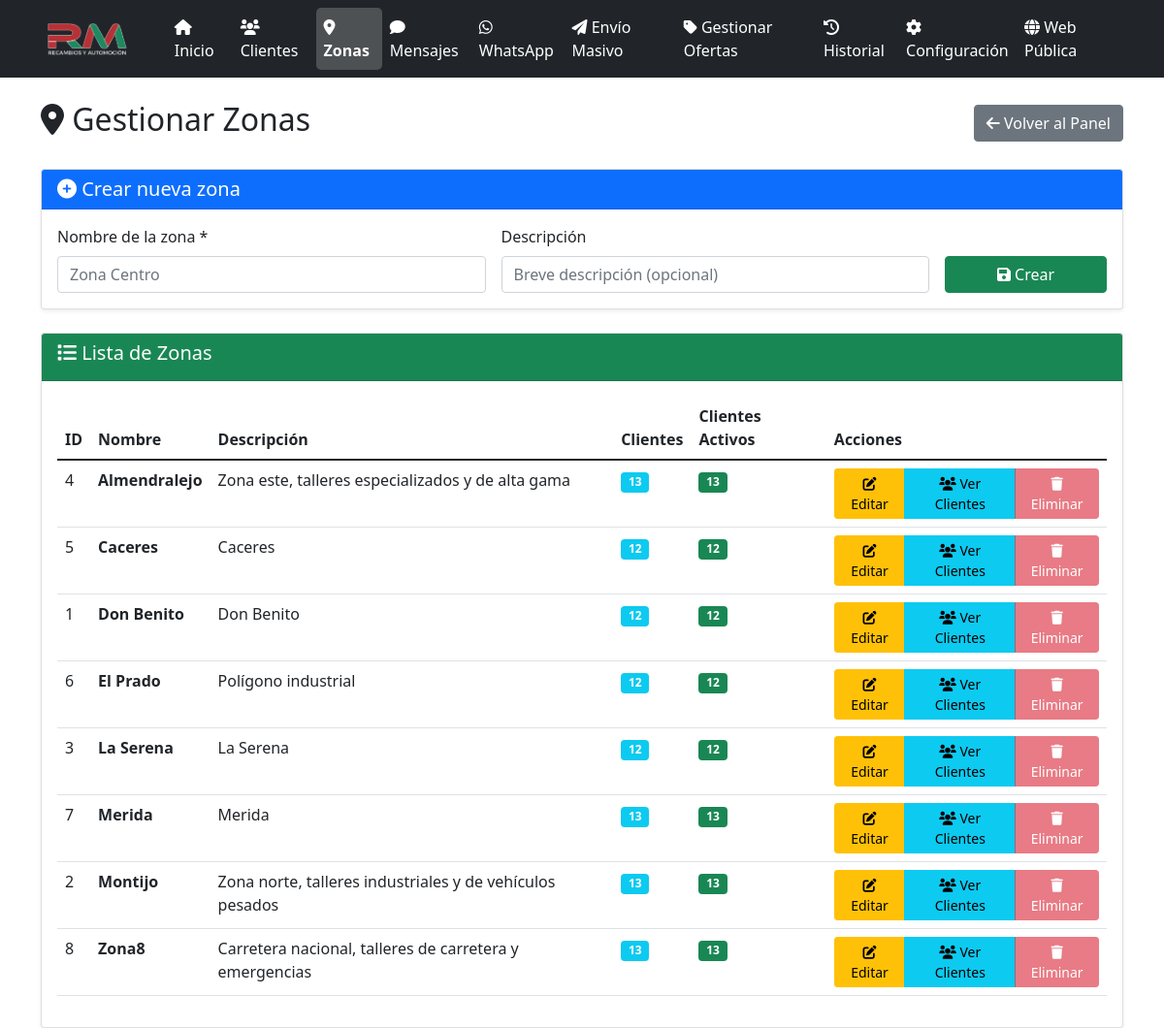
The app's page /zonas, older data.
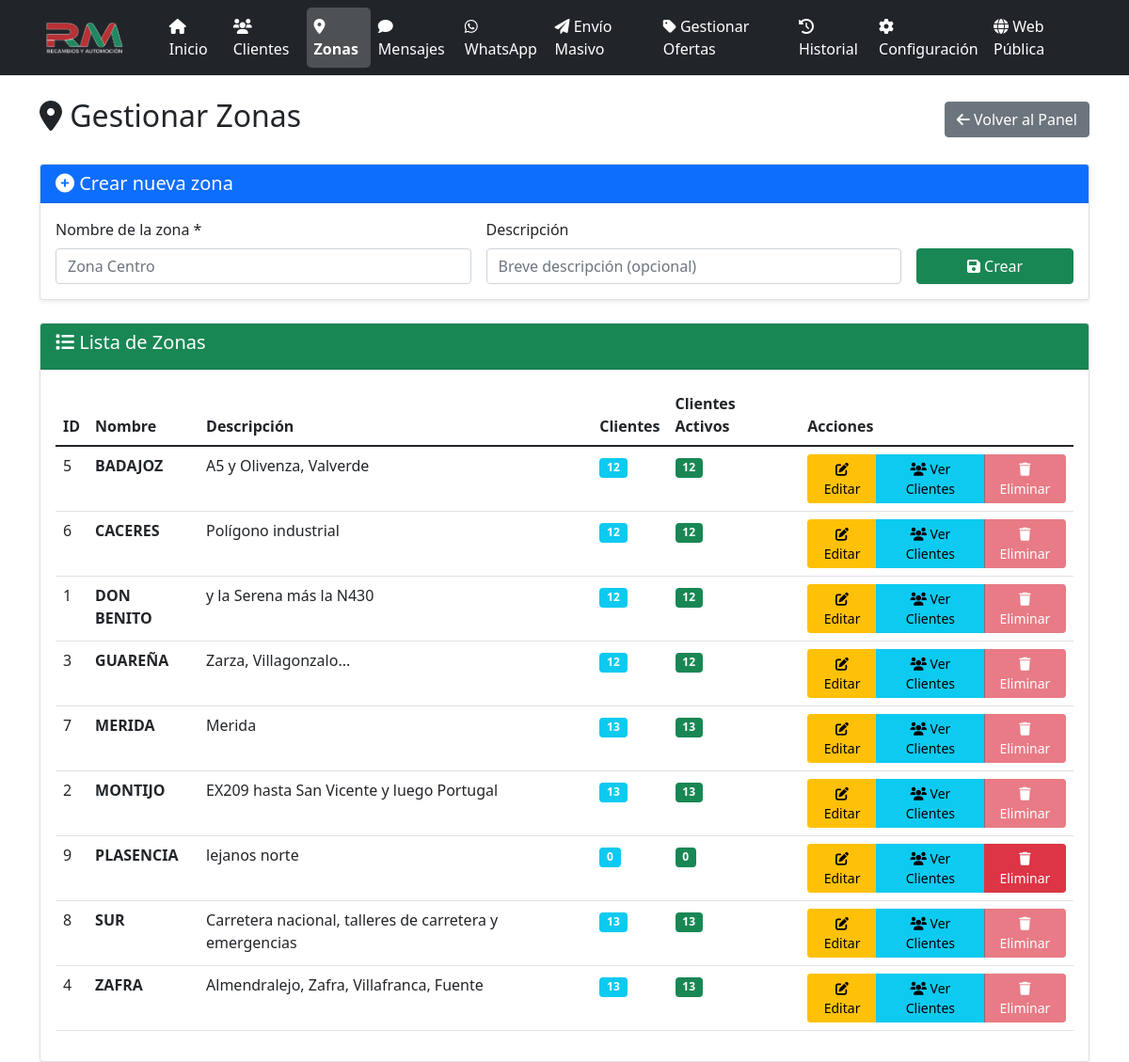
The same page, newer data.
### models.py (models this page shows, shortened)
class Zona(db.Model):
    id = db.Column(db.Integer, primary_key=True)
    nombre = db.Column(db.String(100), nullable=False)
    descripcion = db.Column(db.Text)
    created_at = db.Column(db.DateTime, default=datetime.utcnow)
    clientes = db.relationship('Cliente', backref='zona', lazy=True)

### app.py (the view)
@app.route('/zonas')
def zonas():
    zonas = Zona.query.order_by(Zona.nombre.asc()).all()
    zonas_data = [{'id': zona.id, 'nombre': zona.nombre} for zona in zonas]
    return render_template('zonas.html', zonas=zonas, zonas_data=zonas_data)

### app.py (called while the page is built, shortened)
@app.before_request
def _asegurar_scheduler():
    global _scheduler_iniciado

@app.before_request
def before_request():
    global _sistema_inicializado
    if not _sistema_inicializado and not app.config['DEBUG']:
        inicializar_sistema()

### templates/zonas.html (shortened to what this page needs)
{% extends "base.html" %}
{% block content %}
<div class="row">
    <div class="col-12">
        <div class="d-flex justify-content-between align-items-center mb-4">
            <h2><i class="fas fa-map-marker-alt"></i> Gestionar Zonas</h2>
            <a href="{{ url_for('panel') }}" class="btn btn-secondary">
                <i class="fas fa-arrow-left"></i> Volver al Panel
            </a>
        </div>
    </div>
</div>
<div class="row">
    <div class="col-12">
        <div class="card mb-4">
            <div class="card-header bg-primary text-white">
                <h5 class="mb-0"><i class="fas fa-plus-circle"></i> Crear nueva zona</h5>
            </div>
            <div class="card-body">
                <form method="POST" action="{{ url_for('crear_zona') }}" class="row g-3">
                    <div class="col-md-5">
                        <label class="form-label">Nombre de la zona *</label>
                        <input type="text" class="form-control" name="nombre" placeholder="Zona Centro" required>
                    </div>
                    <div class="col-md-5">
                        <label class="form-label">Descripción</label>
                        <input type="text" class="form-control" name="descripcion" placeholder="Breve descripción (opcional)">
                    </div>
                    <div class="col-md-2 d-flex align-items-end">
                        <button type="submit" class="btn btn-success w-100">
                            <i class="fas fa-save"></i> Crear
                        </button>
                    </div>
                </form>
            </div>
        </div>
        <div class="card">
            <div class="card-header bg-success text-white">
                <h5><i class="fas fa-list"></i> Lista de Zonas</h5>
            </div>
            <div class="card-body">
                {% if zonas %}
                <div class="table-responsive">
                    <table class="table table-hover">
                        <thead>
                            <tr>
                                <th>ID</th>
                                <th>Nombre</th>
                                <th>Descripción</th>
                                <th>Clientes</th>
                                <th>Clientes Activos</th>
                                <th>Acciones</th>
                            </tr>
                        </thead>
                        <tbody>
                            {% for zona in zonas %}
                            <tr>
                                <td>{{ zona.id }}</td>
                                <td><strong>{{ zona.nombre }}</strong></td>
                                <td>{{ zona.descripcion or 'Sin descripción' }}</td>
                                <td>
                                    <span class="badge bg-info">{{ zona.clientes|length }}</span>
                                </td>
                                <td>
                                    <span class="badge bg-success">
                                        {{ zona.clientes|selectattr('activo')|list|length }}
                                    </span>
                                </td>
                                <td>
                                    <div class="btn-group" role="group">
                                        <a href="{{ url_for('editar_zona', zona_id=zona.id) }}"
                                           class="btn btn-warning btn-sm">
                                            <i class="fas fa-edit"></i> Editar
                                        </a>
                                        <a href="{{ url_for('clientes', zona_id=zona.id) }}"
                                           class="btn btn-info btn-sm">
                                            <i class="fas fa-users"></i> Ver Clientes
                                        </a>
                                        {% if zona.clientes|selectattr('activo')|list|length == 0 %}
                                        <button type="button" class="btn btn-danger btn-sm"
                                                onclick="confirmarEliminacion({{ zona.id }}, '{{ zona.nombre }}')">
                                            <i class="fas fa-trash"></i> Eliminar
                                        </button>
                                        {% else %}
                                        <button type="button" class="btn btn-danger btn-sm" disabled
                                                title="No se puede eliminar porque tiene clientes activos">
                                            <i class="fas fa-trash"></i> Eliminar
                                        </button>
                                        {% endif %}
                                    </div>
                                </td>
                            </tr>
                            {% endfor %}
                        </tbody>
                    </table>
                </div>
                {% else %}
                <div class="text-center py-4">
                    <i class="fas fa-map-marker-alt fa-3x text-muted mb-3"></i>
                    <h5 class="text-muted">No hay zonas registradas</h5>
                    <p class="text-muted">Las zonas se crean automáticamente al inicializar el sistema</p>
                </div>
                {% endif %}
            </div>
        </div>
    </div>
</div>
{% endblock %}

### templates/base.html (shortened to what this page needs)
<!DOCTYPE html>
<html lang="es">
<head>
    <link href="https://cdn.jsdelivr.net/npm/bootstrap@5.1.3/dist/css/bootstrap.min.css" rel="stylesheet">
    <link href="https://cdnjs.cloudflare.com/ajax/libs/font-awesome/6.0.0/css/all.min.css" rel="stylesheet">
</head>
<body>
    <nav class="navbar navbar-expand-lg navbar-dark bg-dark">
        <div class="container">
            <a class="navbar-brand d-flex align-items-center" href="{{ url_for('panel') }}">
                <img src="{{ url_for('static', filename='logo_rm.png') }}" alt="Recambios RM" style="height: 35px; margin-right: 10px;">
            </a>
            <div class="collapse navbar-collapse" id="navbarNav">
                <ul class="navbar-nav me-auto">
                    <li class="nav-item">
                        <a class="nav-link {% if request.endpoint == 'panel' %}active{% endif %}" href="{{ url_for('panel') }}">
                            <i class="fas fa-home"></i> Inicio
                        </a>
                    </li>
                    <li class="nav-item">
                        <a class="nav-link {% if request.endpoint == 'clientes' %}active{% endif %}" href="{{ url_for('clientes') }}">
                            <i class="fas fa-users"></i> Clientes
                        </a>
                    </li>
                    <li class="nav-item">
                        <a class="nav-link {% if request.endpoint == 'zonas' %}active{% endif %}" href="{{ url_for('zonas') }}">
                            <i class="fas fa-map-marker-alt"></i> Zonas
                        </a>
                    </li>
                    <li class="nav-item">
                        <a class="nav-link {% if request.endpoint == 'mensajes' %}active{% endif %}" href="{{ url_for('mensajes') }}">
                            <i class="fas fa-comment"></i> Mensajes
                        </a>
                    </li>
                    <li class="nav-item">
                        <a class="nav-link {% if request.endpoint in ['whatsapp_dashboard', 'whatsapp_conversation_detail', 'whatsapp_new_conversation'] %}active{% endif %}" href="{{ url_for('whatsapp_dashboard') }}">
                            <i class="fab fa-whatsapp"></i> WhatsApp
                        </a>
                    </li>
                    <li class="nav-item">
                        <a class="nav-link {% if request.endpoint == 'enviar_masivo' %}active{% endif %}" href="{{ url_for('enviar_masivo') }}">
                            <i class="fas fa-paper-plane"></i> Envío Masivo
                        </a>
                    </li>
                    <li class="nav-item">
                        <a class="nav-link {% if request.endpoint == 'ofertas' %}active{% endif %}" href="{{ url_for('ofertas') }}">
                            <i class="fas fa-tag"></i> Gestionar Ofertas
                        </a>
                    </li>
                    <li class="nav-item">
                        <a class="nav-link {% if request.endpoint == 'historial' %}active{% endif %}" href="{{ url_for('historial') }}">
                            <i class="fas fa-history"></i> Historial
                        </a>
                    </li>
                    <li class="nav-item">
                        <a class="nav-link {% if request.endpoint == 'configuracion' %}active{% endif %}" href="{{ url_for('configuracion') }}">
                            <i class="fas fa-cog"></i> Configuración
                        </a>
                    </li>
                </ul>
                <ul class="navbar-nav">
                    <li class="nav-item">
                        <a class="nav-link" href="{{ url_for('index') }}" target="_blank">
                            <i class="fas fa-globe"></i> Web Pública
                        </a>
                    </li>
                </ul>
            </div>
        </div>
    </nav>
    <div class="container mt-4">
        {% block content %}{% endblock %}
    </div>
</body>
</html>

### templates/base.html (style rules this page uses)
.navbar-brand { font-weight: bold; }
.navbar-brand img { transition: transform 0.3s ease; }
.card { box-shadow: 0 0.125rem 0.25rem rgba(0, 0, 0, 0.075); border: 1px solid rgba(0, 0, 0, 0.125); }
.navbar-dark .navbar-nav .nav-link { color: #ffffff !important; font-weight: 500; transition: all 0.3s ease; }
.navbar-dark .navbar-nav .nav-link.active { color: #ffffff !important; background-color: rgba(255, 255, 255, 0.2); border-radius: 5px; font-weight: 600; }
.navbar-dark .navbar-brand { color: #ffffff !important; }

Row changes from the older to the newer data that the page shows:
changed Zona id 5: nombre "Caceres" → "BADAJOZ"; descripcion "Caceres" → "A5 y Olivenza, Valverde"
changed Zona "Polígono industrial": nombre "El Prado" → "CACERES"; moves up the list
changed Zona id 1: nombre "Don Benito" → "DON BENITO"; descripcion "Don Benito" → "y la Serena más la N430"
changed Zona id 3: nombre "La Serena" → "GUAREÑA"; descripcion "La Serena" → "Zarza, Villagonzalo..."
changed Zona "Merida": nombre "Merida" → "MERIDA"
changed Zona id 2: nombre "Montijo" → "MONTIJO"; descripcion "Zona norte, talleres industriales y de vehículos pesados" → "EX209 hasta San Vicente y luego Portugal"
added Zona: id "9", nombre "PLASENCIA", descripcion "lejanos norte", clientes|length "0", clientes|selectattr "0"
changed Zona "Carretera nacional, talleres de carretera y emergencias": nombre "Zona8" → "SUR"
changed Zona id 4: nombre "Almendralejo" → "ZAFRA"; descripcion "Zona este, talleres especializados y de alta gama" → "Almendralejo, Zafra, Villafranca, Fuente"; moves down the list
